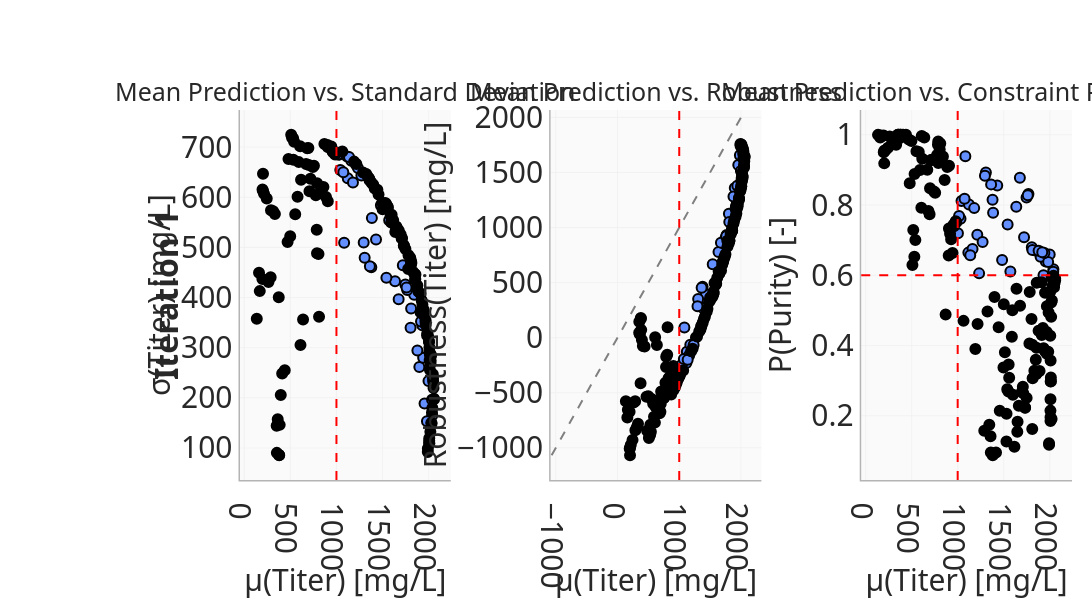

The cell this chart's notebook holds for it:
### Code cell
import re
import plotly.graph_objects as go
from plotly.subplots import make_subplots

fig_full = update_pareto_front_plots(
    mlflow_run=MLFLOW_RUN,
    iteration=ITERATION,
    clicked_points={},
    objectives_bounds=OBJECTIVES_BOUNDS,
    pinned_points={},
    objective_renames=OBJECTIVE_RENAMES,
    investigation_space_renames=INVESTIGATION_SPACE_RENAMES,
    measurement_renames=MEASUREMENT_RENAMES,
    pareto_mode=PARETO_MODE,
)

# ── Row 1 only ────────────────────────────────────────────────────────────────
layout_dict = fig_full.to_plotly_json()["layout"]

# Row 1 yaxes: domain[1] ≈ 1.0 (topmost row always reaches the top)
row1_y_refs = {
    "y" + key[5:]
    for key, val in layout_dict.items()
    if re.match(r"^yaxis\d*$", key)
    and isinstance(val, dict)
    and abs((val.get("domain") or [0, 0])[1] - 1.0) < 0.01
}
row1_x_refs = {"x" + ref[1:] for ref in row1_y_refs}

# Map axis ref → subplot column (sorted: 'x'→1, 'x2'→2, 'x3'→3)
def _col_num(ref: str) -> int:
    n = ref[1:]  # strip leading 'x'
    return int(n) if n else 1

sorted_x_refs = sorted(row1_x_refs, key=_col_num)
x_ref_to_col = {ref: i + 1 for i, ref in enumerate(sorted_x_refs)}
n_cols = len(sorted_x_refs)

# Build proper 1-row subplot figure
fig = make_subplots(rows=1, cols=n_cols, horizontal_spacing=0.12, subplot_titles=subplot_titles[:n_cols])
fig.update_layout(template=fig_full.layout.template)

# Add row-1 traces with explicit col so xaxis/yaxis are always set correctly
for trace in fig_full.data:
    x_ref = trace.xaxis or "x"
    y_ref = trace.yaxis or "y"
    if y_ref in row1_y_refs:
        col = x_ref_to_col.get(x_ref, 1)
        fig.add_trace(trace, row=1, col=col)

# Copy axis titles/ticks from original (skip domain; make_subplots handles it)
for key, val in layout_dict.items():
    if not isinstance(val, dict):
        continue
    if re.match(r"^xaxis\d*$", key) and "x" + key[5:] in row1_x_refs:
        fig.update_layout({key: {k: v for k, v in val.items() if k != "domain"}})
    elif re.match(r"^yaxis\d*$", key) and "y" + key[5:] in row1_y_refs:
        fig.update_layout({key: {k: v for k, v in val.items() if k != "domain"}})

# Copy row-1 shapes (bounds vlines/hlines) using subplot-aware placement
for shape in fig_full.layout.shapes:
    s = shape.to_plotly_json()
    xref_base = (s.get("xref") or "").split(" ")[0]
    if xref_base not in row1_x_refs:
        continue
    col = x_ref_to_col.get(xref_base, 1)
    line = s.get("line", {})
    x0, x1 = s.get("x0"), s.get("x1")
    y0, y1 = s.get("y0"), s.get("y1")
    if x0 is not None and x0 == x1:          # vertical bound line
        fig.add_vline(x=float(x0), row=1, col=col, line=line)
    elif y0 is not None and y0 == y1:         # horizontal bound line
        fig.add_hline(y=float(y0), row=1, col=col, line=line)
    else:                                     # diagonal or other shape
        fig.add_shape(
            **{k: v for k, v in s.items() if k not in ("xref", "yref")},
            row=1, col=col,
        )

fig.update_layout(
    showlegend=layout_dict.get("showlegend", True),
    hovermode=layout_dict.get("hovermode"),
    legend=layout_dict.get("legend"),
    width=layout_dict.get("width"),
    height=500,
)

# ── Diagonal gray dashed line on second subplot (col 2) ───────────────────────
x2_vals, y2_vals = [], []
for trace in fig.data:
    if trace.xaxis == "x2" and trace.yaxis == "y2":
        if getattr(trace, "x", None) is not None:
            x2_vals.extend(v for v in trace.x if v is not None)
        if getattr(trace, "y", None) is not None:
            y2_vals.extend(v for v in trace.y if v is not None)

if x2_vals and y2_vals:
    diag_min = min(min(x2_vals), min(y2_vals))
    diag_max = max(max(x2_vals), max(y2_vals))
    fig.add_shape(
        type="line",
        x0=diag_min, y0=diag_min,
        x1=diag_max, y1=diag_max,
        row=1, col=2,
        line=dict(color="gray", width=2, dash="dash"),
    )

fig.update_layout(showlegend=False, margin=dict(l=240, r=20, t=110, b=120), width=2200, height=600,legend=dict(font=dict(size=30)))
for col_idx, (x_name, y_name) in enumerate(zip(x_axis_names, y_axis_names), start=1):
    fig.update_xaxes(title_text=x_name, row=1, col=col_idx, title_font_size=30, tickfont=dict(size=30),)
    fig.update_yaxes(title_text=y_name, row=1, col=col_idx, title_font_size=30, tickfont=dict(size=30))
for annotation in fig.layout.annotations:
    annotation.font.size = 25

# Iteration label on the left, spanning the whole row
fig.add_annotation(
    text=f"<b>Iteration {int(ITERATION.split('_')[-1])}</b>",
    x=-0.09, y=0.5,
    xref="paper", yref="paper",
    textangle=-90, xanchor="center", yanchor="middle",
    showarrow=False,
    font=dict(size=32),
)
fig.show()
fig.update_layout(
    paper_bgcolor='rgba(0,0,0,0)'
)
fig.write_image(f"{PDF_FOLDER}/pareto_front_p.pdf")

### Figure 1 — Plotly figure (JSON) as saved in the notebook; plotly's stock layout.template omitted (floating-point values rounded to 4 significant figures; data arrays with more than 128 entries replaced by an {"elided": "..."} marker saying what was removed)
{"data": [{"customdata": {"elided": "43x17 float values"}, "hovertemplate": "<b>RecipeID</b>: %{customdata[1]:.4f}<br><b>temperature</b>: %{customdata[2]:.4f}<br><b>ph_value</b>: %{customdata[3]:.4f}<br><b>initial_glc</b>: %{customdata[4]:.4f}<br><b>initial_gln</b>: %{customdata[5]:.4f}<br><b>feed_1_glc</b>: %{customdata[6]:.4f}<br><b>feed_1_gln</b>: %{customdata[7]:.4f}<br><b>feed_2_glc</b>: %{customdata[8]:.4f}<br><b>feed_2_gln</b>: %{customdata[9]:.4f}<br><b>product_concentration</b>: %{customdata[10]:.4f}<br><b>aggregate_concentration</b>: %{customdata[11]:.4f}<br><b>purity</b>: %{customdata[12]:.4f}<br><b>product_concentration</b>: %{customdata[13]:.4f}<br><b>product_concentration</b>: %{customdata[14]:.4f}<br><b>product_concentration</b>: %{customdata[15]:.4f}<br><b>purity</b>: %{customdata[16]:.4f}<extra></extra>", "marker": {"color": "#648FFF", "line": {"color": "black", "width": 2}, "size": 10, "symbol": "circle"}, "mode": "markers", "name": "Pareto Front", "showlegend": true, "type": "scatter", "x": [2039.0, 1956.0, 1899.0, 1083.0, 1116.0, 1720.0, 1384.0, 1844.0, 1636.0, 1213.0, 1042.0, 1768.0, 1031.0, 1015.0, 1429.0, 1804.0, 1378.0, 1123.0, 1363.0, 1999.0, 1982.0, 1271.0, 1941.0, 1747.0, 1931.0, 1572.0, 1161.0, 1675.0, 1542.0, 1306.0, 1296.0, 2032.0, 1810.0, 1878.0, 1075.0, 2037.0, 1918.0, 1761.0, 1482.0, 1003.0, 1136.0, 1179.0, 1233.0], "xaxis": "x", "y": [164.6, 188.7, 261.6, 509.1, 681.3, 464.6, 558.5, 405.6, 432.4, 665.0, 654.6, 415.2, 685.0, 685.2, 516.0, 339.6, 460.3, 638.1, 462.4, 233.5, 153.3, 643.6, 279.9, 426.1, 344.7, 554.3, 673.0, 396.7, 439.6, 479.5, 509.8, 148.6, 378.3, 294.3, 649.9, 196.2, 352.2, 419.9, 583.9, 689.1, 680.3, 629.6, 658.5], "yaxis": "y"}, {"customdata": {"elided": "157x17 float values"}, "hovertemplate": "<b>RecipeID</b>: %{customdata[1]:.4f}<br><b>temperature</b>: %{customdata[2]:.4f}<br><b>ph_value</b>: %{customdata[3]:.4f}<br><b>initial_glc</b>: %{customdata[4]:.4f}<br><b>initial_gln</b>: %{customdata[5]:.4f}<br><b>feed_1_glc</b>: %{customdata[6]:.4f}<br><b>feed_1_gln</b>: %{customdata[7]:.4f}<br><b>feed_2_glc</b>: %{customdata[8]:.4f}<br><b>feed_2_gln</b>: %{customdata[9]:.4f}<br><b>product_concentration</b>: %{customdata[10]:.4f}<br><b>aggregate_concentration</b>: %{customdata[11]:.4f}<br><b>purity</b>: %{customdata[12]:.4f}<br><b>product_concentration</b>: %{customdata[13]:.4f}<br><b>product_concentration</b>: %{customdata[14]:.4f}<br><b>product_concentration</b>: %{customdata[15]:.4f}<br><b>purity</b>: %{customdata[16]:.4f}<extra></extra>", "marker": {"color": "black", "line": {"color": "black", "width": 2}, "size": 10, "symbol": "circle"}, "mode": "markers", "name": "Discarded", "showlegend": true, "type": "scatter", "x": {"elided": "157 float values"}, "xaxis": "x", "y": {"elided": "157 float values"}, "yaxis": "y"}, {"customdata": {"elided": "43x17 float values"}, "hovertemplate": "<b>RecipeID</b>: %{customdata[1]:.4f}<br><b>temperature</b>: %{customdata[2]:.4f}<br><b>ph_value</b>: %{customdata[3]:.4f}<br><b>initial_glc</b>: %{customdata[4]:.4f}<br><b>initial_gln</b>: %{customdata[5]:.4f}<br><b>feed_1_glc</b>: %{customdata[6]:.4f}<br><b>feed_1_gln</b>: %{customdata[7]:.4f}<br><b>feed_2_glc</b>: %{customdata[8]:.4f}<br><b>feed_2_gln</b>: %{customdata[9]:.4f}<br><b>product_concentration</b>: %{customdata[10]:.4f}<br><b>aggregate_concentration</b>: %{customdata[11]:.4f}<br><b>purity</b>: %{customdata[12]:.4f}<br><b>product_concentration</b>: %{customdata[13]:.4f}<br><b>product_concentration</b>: %{customdata[14]:.4f}<br><b>product_concentration</b>: %{customdata[15]:.4f}<br><b>purity</b>: %{customdata[16]:.4f}<extra></extra>", "marker": {"color": "#648FFF", "line": {"color": "black", "width": 2}, "size": 10, "symbol": "circle"}, "mode": "markers", "name": "Pareto Front", "showlegend": false, "type": "scatter", "x": [2039.0, 1956.0, 1899.0, 1083.0, 1116.0, 1720.0, 1384.0, 1844.0, 1636.0, 1213.0, 1042.0, 1768.0, 1031.0, 1015.0, 1429.0, 1804.0, 1378.0, 1123.0, 1363.0, 1999.0, 1982.0, 1271.0, 1941.0, 1747.0, 1931.0, 1572.0, 1161.0, 1675.0, 1542.0, 1306.0, 1296.0, 2032.0, 1810.0, 1878.0, 1075.0, 2037.0, 1918.0, 1761.0, 1482.0, 1003.0, 1136.0, 1179.0, 1233.0], "xaxis": "x2", "y": [1694.0, 1569.0, 1359.0, 93.0, -228.7, 786.6, 270.5, 1034.0, 778.2, -94.09, -244.8, 933.3, -304.4, -331.0, 393.6, 1126.0, 463.5, -126.4, 452.9, 1514.0, 1657.0, 2.612, 1379.0, 901.5, 1240.0, 496.6, -158.9, 863.4, 666.1, 351.6, 285.5, 1714.0, 1051.0, 1282.0, -193.0, 1626.0, 1194.0, 920.4, 325.1, -348.8, -199.2, -62.92, -65.99], "yaxis": "y2"}, {"customdata": {"elided": "157x17 float values"}, "hovertemplate": "<b>RecipeID</b>: %{customdata[1]:.4f}<br><b>temperature</b>: %{customdata[2]:.4f}<br><b>ph_value</b>: %{customdata[3]:.4f}<br><b>initial_glc</b>: %{customdata[4]:.4f}<br><b>initial_gln</b>: %{customdata[5]:.4f}<br><b>feed_1_glc</b>: %{customdata[6]:.4f}<br><b>feed_1_gln</b>: %{customdata[7]:.4f}<br><b>feed_2_glc</b>: %{customdata[8]:.4f}<br><b>feed_2_gln</b>: %{customdata[9]:.4f}<br><b>product_concentration</b>: %{customdata[10]:.4f}<br><b>aggregate_concentration</b>: %{customdata[11]:.4f}<br><b>purity</b>: %{customdata[12]:.4f}<br><b>product_concentration</b>: %{customdata[13]:.4f}<br><b>product_concentration</b>: %{customdata[14]:.4f}<br><b>product_concentration</b>: %{customdata[15]:.4f}<br><b>purity</b>: %{customdata[16]:.4f}<extra></extra>", "marker": {"color": "black", "line": {"color": "black", "width": 2}, "size": 10, "symbol": "circle"}, "mode": "markers", "name": "Discarded", "showlegend": false, "type": "scatter", "x": {"elided": "157 float values"}, "xaxis": "x2", "y": {"elided": "157 float values"}, "yaxis": "y2"}, {"customdata": {"elided": "43x17 float values"}, "hovertemplate": "<b>RecipeID</b>: %{customdata[1]:.4f}<br><b>temperature</b>: %{customdata[2]:.4f}<br><b>ph_value</b>: %{customdata[3]:.4f}<br><b>initial_glc</b>: %{customdata[4]:.4f}<br><b>initial_gln</b>: %{customdata[5]:.4f}<br><b>feed_1_glc</b>: %{customdata[6]:.4f}<br><b>feed_1_gln</b>: %{customdata[7]:.4f}<br><b>feed_2_glc</b>: %{customdata[8]:.4f}<br><b>feed_2_gln</b>: %{customdata[9]:.4f}<br><b>product_concentration</b>: %{customdata[10]:.4f}<br><b>aggregate_concentration</b>: %{customdata[11]:.4f}<br><b>purity</b>: %{customdata[12]:.4f}<br><b>product_concentration</b>: %{customdata[13]:.4f}<br><b>product_concentration</b>: %{customdata[14]:.4f}<br><b>product_concentration</b>: %{customdata[15]:.4f}<br><b>purity</b>: %{customdata[16]:.4f}<extra></extra>", "marker": {"color": "#648FFF", "line": {"color": "black", "width": 2}, "size": 10, "symbol": "circle"}, "mode": "markers", "name": "Pareto Front", "showlegend": false, "type": "scatter", "x": [2039.0, 1956.0, 1899.0, 1083.0, 1116.0, 1720.0, 1384.0, 1844.0, 1636.0, 1213.0, 1042.0, 1768.0, 1031.0, 1015.0, 1429.0, 1804.0, 1378.0, 1123.0, 1363.0, 1999.0, 1982.0, 1271.0, 1941.0, 1747.0, 1931.0, 1572.0, 1161.0, 1675.0, 1542.0, 1306.0, 1296.0, 2032.0, 1810.0, 1878.0, 1075.0, 2037.0, 1918.0, 1761.0, 1482.0, 1003.0, 1136.0, 1179.0, 1233.0], "xaxis": "x3", "y": [0.6169, 0.6391, 0.6526, 0.9385, 0.6645, 0.7085, 0.778, 0.6705, 0.7948, 0.7152, 0.8116, 0.8316, 0.7609, 0.7689, 0.8556, 0.6796, 0.8153, 0.8016, 0.8587, 0.6595, 0.638, 0.6949, 0.6637, 0.8214, 0.6002, 0.6106, 0.6749, 0.8775, 0.7448, 0.8923, 0.8832, 0.6033, 0.6717, 0.6698, 0.8176, 0.6099, 0.6654, 0.8278, 0.6438, 0.7194, 0.657, 0.7912, 0.6054], "yaxis": "y3"}, {"customdata": {"elided": "157x17 float values"}, "hovertemplate": "<b>RecipeID</b>: %{customdata[1]:.4f}<br><b>temperature</b>: %{customdata[2]:.4f}<br><b>ph_value</b>: %{customdata[3]:.4f}<br><b>initial_glc</b>: %{customdata[4]:.4f}<br><b>initial_gln</b>: %{customdata[5]:.4f}<br><b>feed_1_glc</b>: %{customdata[6]:.4f}<br><b>feed_1_gln</b>: %{customdata[7]:.4f}<br><b>feed_2_glc</b>: %{customdata[8]:.4f}<br><b>feed_2_gln</b>: %{customdata[9]:.4f}<br><b>product_concentration</b>: %{customdata[10]:.4f}<br><b>aggregate_concentration</b>: %{customdata[11]:.4f}<br><b>purity</b>: %{customdata[12]:.4f}<br><b>product_concentration</b>: %{customdata[13]:.4f}<br><b>product_concentration</b>: %{customdata[14]:.4f}<br><b>product_concentration</b>: %{customdata[15]:.4f}<br><b>purity</b>: %{customdata[16]:.4f}<extra></extra>", "marker": {"color": "black", "line": {"color": "black", "width": 2}, "size": 10, "symbol": "circle"}, "mode": "markers", "name": "Discarded", "showlegend": false, "type": "scatter", "x": {"elided": "157 float values"}, "xaxis": "x3", "y": {"elided": "157 float values"}, "yaxis": "y3"}], "layout": {"annotations": [{"font": {"size": 25}, "showarrow": false, "text": "Mean Prediction vs. Standard Deviation", "x": 0.1267, "xanchor": "center", "xref": "paper", "y": 1, "yanchor": "bottom", "yref": "paper"}, {"font": {"size": 25}, "showarrow": false, "text": "Mean Prediction vs. Robustness", "x": 0.5, "xanchor": "center", "xref": "paper", "y": 1, "yanchor": "bottom", "yref": "paper"}, {"font": {"size": 25}, "showarrow": false, "text": "Mean Prediction vs. Constraint Probability", "x": 0.8733, "xanchor": "center", "xref": "paper", "y": 1, "yanchor": "bottom", "yref": "paper"}, {"font": {"size": 32}, "showarrow": false, "text": "<b>Iteration 1</b>", "textangle": -90, "x": -0.09, "xanchor": "center", "xref": "paper", "y": 0.5, "yanchor": "middle", "yref": "paper"}], "height": 600, "hovermode": "closest", "legend": {"font": {"size": 30}}, "margin": {"b": 120, "l": 240, "r": 20, "t": 110}, "shapes": [{"line": {"color": "red", "dash": "dash", "width": 2}, "type": "line", "x0": 1000, "x1": 1000, "xref": "x", "y0": 0, "y1": 1, "yref": "y domain"}, {"line": {"color": "red", "dash": "dash", "width": 2}, "type": "line", "x0": 1000, "x1": 1000, "xref": "x2", "y0": 0, "y1": 1, "yref": "y2 domain"}, {"line": {"color": "red", "dash": "dash", "width": 2}, "type": "line", "x0": 1000, "x1": 1000, "xref": "x3", "y0": 0, "y1": 1, "yref": "y3 domain"}, {"line": {"color": "red", "dash": "dash", "width": 2}, "type": "line", "x0": 0, "x1": 1, "xref": "x3 domain", "y0": 0.6, "y1": 0.6, "yref": "y3"}, {"line": {"color": "gray", "dash": "dash", "width": 2}, "type": "line", "x0": -1067.0, "x1": 2058.0, "xref": "x2", "y0": -1067.0, "y1": 2058.0, "yref": "y2"}], "showlegend": false, "width": 2200, "xaxis": {"anchor": "y", "domain": [0, 0.2533], "tickfont": {"size": 30}, "title": {"font": {"size": 30}, "text": "μ(Titer) [mg/L]"}}, "xaxis2": {"anchor": "y2", "domain": [0.3733, 0.6267], "tickfont": {"size": 30}, "title": {"font": {"size": 30}, "text": "μ(Titer) [mg/L]"}}, "xaxis3": {"anchor": "y3", "domain": [0.7467, 1], "tickfont": {"size": 30}, "title": {"font": {"size": 30}, "text": "μ(Titer) [mg/L]"}}, "yaxis": {"anchor": "x", "domain": [0, 1], "tickfont": {"size": 30}, "title": {"font": {"size": 30}, "text": "σ(Titer) [mg/L]"}}, "yaxis2": {"anchor": "x2", "domain": [0, 1], "tickfont": {"size": 30}, "title": {"font": {"size": 30}, "text": "Robustness(Titer) [mg/L]"}}, "yaxis3": {"anchor": "x3", "domain": [0, 1], "tickfont": {"size": 30}, "title": {"font": {"size": 30}, "text": "P(Purity) [-]"}}}}
